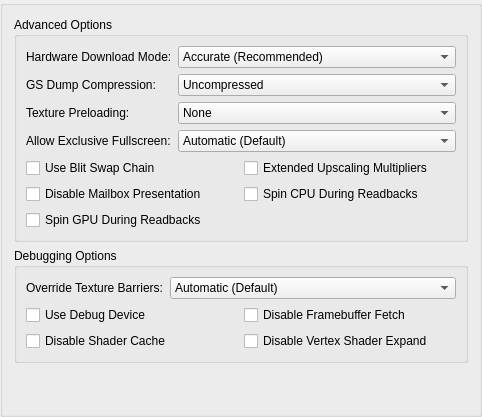
     <widget class="QGroupBox" name="advancedTab">
      <attribute name="title">
       <string extracomment="Advanced here refers to the advanced graphics options.">Advanced</string>
      </attribute>
      <layout class="QVBoxLayout" name="advancedTabLayout">
       <item>
        <widget class="QGroupBox" name="advancedOptions">
         <property name="title">
          <string>Advanced Options</string>
         </property>
         <layout class="QFormLayout" name="advancedOptionsFormLayout">
          <item row="0" column="0">
           <widget class="QLabel" name="hwDownloadModeLabel">
            <property name="text">
             <string>Hardware Download Mode:</string>
            </property>
           </widget>
          </item>
          <item row="0" column="1">
           <widget class="QComboBox" name="gsDownloadMode">
            <item>
             <property name="text">
              <string>Accurate (Recommended)</string>
             </property>
            </item>
            <item>
             <property name="text">
              <string>Disable Readbacks (Synchronize GS Thread)</string>
             </property>
            </item>
            <item>
             <property name="text">
              <string>Unsynchronized (Non-Deterministic)</string>
             </property>
            </item>
            <item>
             <property name="text">
              <string>Disabled (Ignore Transfers)</string>
             </property>
            </item>
           </widget>
          </item>
          <item row="1" column="0">
           <widget class="QLabel" name="gsDumpCompressionLabel">
            <property name="text">
             <string>GS Dump Compression:</string>
            </property>
           </widget>
          </item>
          <item row="1" column="1">
           <widget class="QComboBox" name="gsDumpCompression">
            <item>
             <property name="text">
              <string>Uncompressed</string>
             </property>
            </item>
            <item>
             <property name="text">
              <string>LZMA (xz)</string>
             </property>
            </item>
            <item>
             <property name="text">
              <string>Zstandard (zst)</string>
             </property>
            </item>
           </widget>
          </item>
          <item row="10" column="0" colspan="2">
           <layout class="QGridLayout" name="advancedLayout">
            <item row="1" column="1">
             <widget class="QCheckBox" name="extendedUpscales">
              <property name="text">
               <string>Extended Upscaling Multipliers</string>
              </property>
             </widget>
            </item>
            <item row="2" column="0">
             <widget class="QCheckBox" name="disableMailboxPresentation">
              <property name="text">
               <string extracomment="Mailbox Presentation: a type of graphics-rendering technique that has not been exposed to the public that often, so chances are you will need to keep the word mailbox in English. It does not have anything to do with postal mailboxes or email inboxes/outboxes.">Disable Mailbox Presentation</string>
              </property>
             </widget>
            </item>
            <item row="1" column="0">
             <widget class="QCheckBox" name="useBlitSwapChain">
              <property name="text">
               <string extracomment="Blit = a data operation. You might want to write it as-is, but fully uppercased. More information: https://en.wikipedia.org/wiki/Bit_blit \nSwap chain: see Microsoft's Terminology Portal.">Use Blit Swap Chain</string>
              </property>
             </widget>
            </item>
            <item row="2" column="1">
             <widget class="QCheckBox" name="spinCPUDuringReadbacks">
              <property name="text">
               <string>Spin CPU During Readbacks</string>
              </property>
             </widget>
            </item>
            <item row="3" column="0">
             <widget class="QCheckBox" name="spinGPUDuringReadbacks">
              <property name="text">
               <string>Spin GPU During Readbacks</string>
              </property>
             </widget>
            </item>
           </layout>
          </item>
          <item row="6" column="0">
           <widget class="QLabel" name="exclussiveFSLabel">
            <property name="text">
             <string>Allow Exclusive Fullscreen:</string>
            </property>
           </widget>
          </item>
          <item row="6" column="1">
           <widget class="QComboBox" name="exclusiveFullscreenControl">
            <item>
             <property name="text">
              <string>Automatic (Default)</string>
             </property>
            </item>
            <item>
             <property name="text">
              <string>Disallowed</string>
             </property>
            </item>
            <item>
             <property name="text">
              <string>Allowed</string>
             </property>
            </item>
           </widget>
          </item>
          <item row="5" column="1">
           <widget class="QComboBox" name="texturePreloading">
            <item>
             <property name="text">
              <string>None</string>
             </property>
            </item>
            <item>
             <property name="text">
              <string>Partial</string>
             </property>
            </item>
            <item>
             <property name="text">
              <string>Full (Hash Cache)</string>
             </property>
            </item>
           </widget>
          </item>
          <item row="5" column="0">
           <widget class="QLabel" name="label">
            <property name="text">
             <string>Texture Preloading:</string>
            </property>
           </widget>
          </item>
         </layout>
        </widget>
       </item>
       <item>
        <widget class="QGroupBox" name="debuggingOptions">
         <property name="title">
          <string>Debugging Options</string>
         </property>
         <layout class="QFormLayout" name="debuggingOptionsFormLayout">
          <item row="0" column="0">
           <widget class="QLabel" name="barriersLabel">
            <property name="text">
             <string>Override Texture Barriers:</string>
            </property>
           </widget>
          </item>
          <item row="0" column="1">
           <widget class="QComboBox" name="overrideTextureBarriers">
            <item>
             <property name="text">
              <string>Automatic (Default)</string>
             </property>
            </item>
            <item>
             <property name="text">
              <string>Force Disabled</string>
             </property>
            </item>
            <item>
             <property name="text">
              <string>Force Enabled</string>
             </property>
            </item>
           </widget>
          </item>
          <item row="2" column="0" colspan="2">
           <layout class="QGridLayout" name="debuggingOptionsLayout">
            <item row="0" column="1">
             <widget class="QCheckBox" name="disableFramebufferFetch">
              <property name="text">
               <string>Disable Framebuffer Fetch</string>
              </property>
             </widget>
            </item>
            <item row="1" column="0">
             <widget class="QCheckBox" name="disableShaderCache">
              <property name="text">
               <string>Disable Shader Cache</string>
              </property>
             </widget>
            </item>
            <item row="1" column="1">
             <widget class="QCheckBox" name="disableVertexShaderExpand">
              <property name="text">
               <string>Disable Vertex Shader Expand</string>
              </property>
             </widget>
            </item>
            <item row="0" column="0">
             <widget class="QCheckBox" name="useDebugDevice">
              <property name="text">
               <string>Use Debug Device</string>
              </property>
             </widget>
            </item>
           </layout>
          </item>
         </layout>
        </widget>
       </item>
       <item>
        <spacer name="verticalSpacer_2">
         <property name="orientation">
          <enum>Qt::Orientation::Vertical</enum>
         </property>
         <property name="sizeHint" stdset="0">
          <size>
           <width>20</width>
           <height>40</height>
          </size>
         </property>
        </spacer>
       </item>
      </layout>
     </widget>
